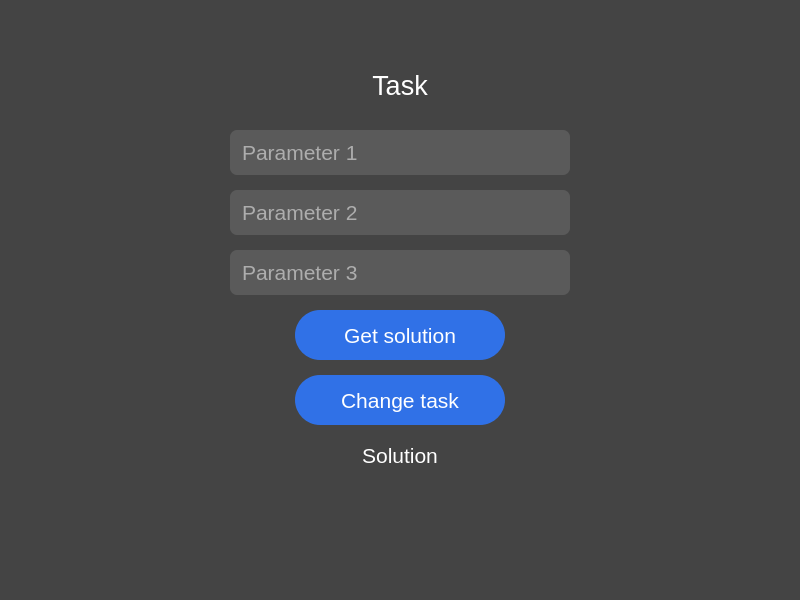
<?xml version="1.0" encoding="UTF-8"?>
<ui version="4.0">
 <class>MainWindow</class>
 <widget class="QMainWindow" name="MainWindow">
  <property name="geometry">
   <rect>
    <x>0</x>
    <y>0</y>
    <width>800</width>
    <height>600</height>
   </rect>
  </property>
  <property name="windowTitle">
   <string>MainWindow</string>
  </property>
  <property name="styleSheet">
   <string notr="true">background-color: #444444;</string>
  </property>
  <widget class="QWidget" name="centralwidget">
   <widget class="QPushButton" name="solutionButton">
    <property name="geometry">
     <rect>
      <x>295</x>
      <y>310</y>
      <width>210</width>
      <height>50</height>
     </rect>
    </property>
    <property name="font">
     <font>
      <pointsize>16</pointsize>
     </font>
    </property>
    <property name="styleSheet">
     <string notr="true">border-radius: 25px;
background-color: #3071E7;
color: white;</string>
    </property>
    <property name="text">
     <string>Get solution</string>
    </property>
   </widget>
   <widget class="QPushButton" name="changeButton">
    <property name="geometry">
     <rect>
      <x>295</x>
      <y>375</y>
      <width>210</width>
      <height>50</height>
     </rect>
    </property>
    <property name="font">
     <font>
      <pointsize>16</pointsize>
     </font>
    </property>
    <property name="styleSheet">
     <string notr="true">border-radius: 25px;
background-color: #3071E7;
color: white;</string>
    </property>
    <property name="text">
     <string>Change task</string>
    </property>
   </widget>
   <widget class="QLabel" name="taskLabel">
    <property name="geometry">
     <rect>
      <x>250</x>
      <y>60</y>
      <width>300</width>
      <height>50</height>
     </rect>
    </property>
    <property name="font">
     <font>
      <pointsize>20</pointsize>
     </font>
    </property>
    <property name="styleSheet">
     <string notr="true">background-color: none;
color: white;</string>
    </property>
    <property name="text">
     <string>Task</string>
    </property>
    <property name="alignment">
     <set>Qt::AlignCenter</set>
    </property>
   </widget>
   <widget class="QLabel" name="solutionLabel">
    <property name="geometry">
     <rect>
      <x>250</x>
      <y>430</y>
      <width>300</width>
      <height>50</height>
     </rect>
    </property>
    <property name="font">
     <font>
      <pointsize>16</pointsize>
     </font>
    </property>
    <property name="styleSheet">
     <string notr="true">background-color: none;
color: white;</string>
    </property>
    <property name="text">
     <string>Solution</string>
    </property>
    <property name="alignment">
     <set>Qt::AlignCenter</set>
    </property>
   </widget>
   <widget class="QLineEdit" name="param1Edit">
    <property name="geometry">
     <rect>
      <x>230</x>
      <y>130</y>
      <width>340</width>
      <height>45</height>
     </rect>
    </property>
    <property name="font">
     <font>
      <pointsize>16</pointsize>
     </font>
    </property>
    <property name="styleSheet">
     <string notr="true">background-color: rgba(255,255,255, 30);
border-radius: 7px;
color: white;
padding-left: 10px;</string>
    </property>
    <property name="placeholderText">
     <string>Parameter 1</string>
    </property>
   </widget>
   <widget class="QLineEdit" name="param2Edit">
    <property name="geometry">
     <rect>
      <x>230</x>
      <y>190</y>
      <width>340</width>
      <height>45</height>
     </rect>
    </property>
    <property name="font">
     <font>
      <pointsize>16</pointsize>
     </font>
    </property>
    <property name="styleSheet">
     <string notr="true">background-color: rgba(255,255,255, 30);
border-radius: 7px;
color: white;
padding-left: 10px;</string>
    </property>
    <property name="placeholderText">
     <string>Parameter 2</string>
    </property>
   </widget>
   <widget class="QLineEdit" name="param3Edit">
    <property name="geometry">
     <rect>
      <x>230</x>
      <y>250</y>
      <width>340</width>
      <height>45</height>
     </rect>
    </property>
    <property name="font">
     <font>
      <pointsize>16</pointsize>
     </font>
    </property>
    <property name="styleSheet">
     <string notr="true">background-color: rgba(255,255,255, 30);
border-radius: 7px;
color: white;
padding-left: 10px;</string>
    </property>
    <property name="placeholderText">
     <string>Parameter 3</string>
    </property>
   </widget>
  </widget>
 </widget>
 <resources/>
 <connections/>
</ui>
